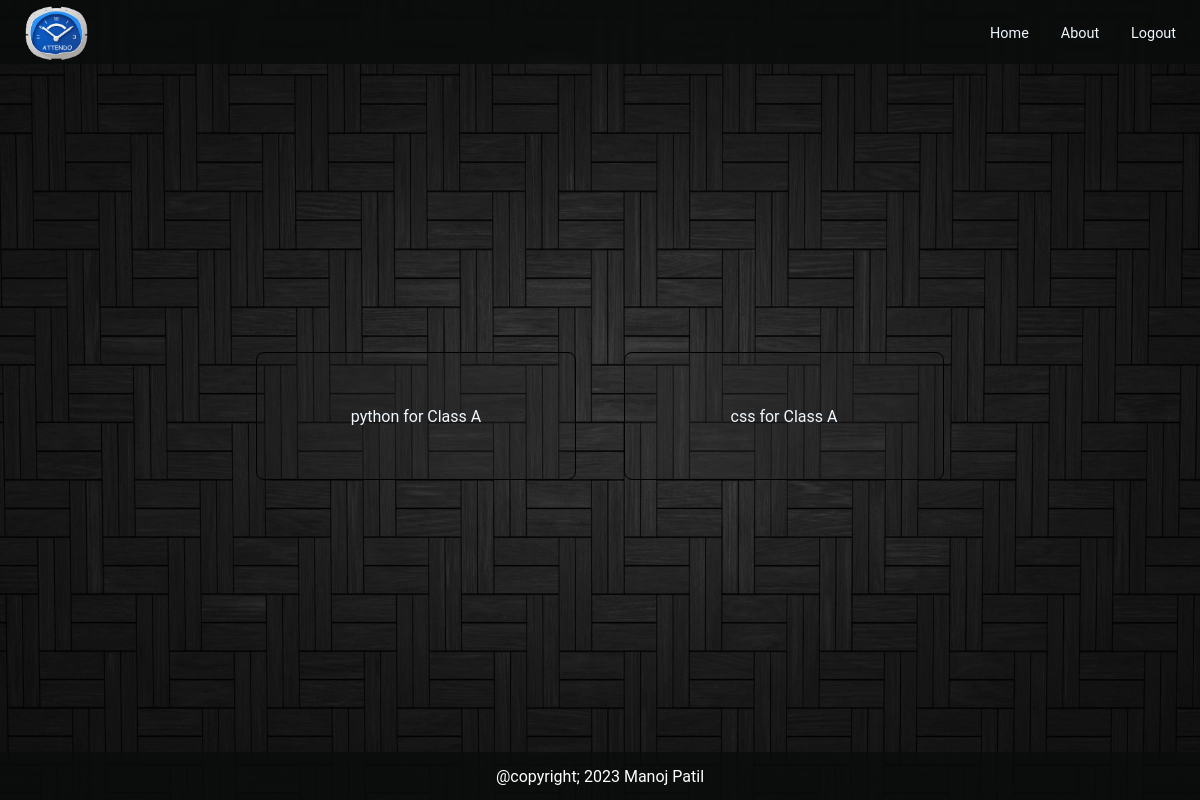
Screenshot of / (signed in) with the database file from the repository.
### mainapp/models.py (models this page shows, shortened)
class Subject(models.Model):
    name = models.CharField(max_length=200)
    sid = models.CharField(max_length=200,primary_key=True)
    Class = models.ForeignKey(Class,on_delete=models.CASCADE,null=True,blank=True)
    prof = models.ForeignKey(User,null=True,blank=True,on_delete=models.SET_NULL)
    partial = models.BooleanField(default=False)
    students= models.ManyToManyField(Student,blank=True)

class Class(models.Model):
    cid = models.CharField(max_length=200,primary_key=True)
    def __str__(self):
        return self.cid

### mainapp/views.py (the view)
# urls.py: 2. Add a URL to urlpatterns:  path('', views.home, name='home')
@login_required(login_url="/login/")
def home(request):
    data=Subject.objects.filter(prof=request.user)
    context={'data':data}
    return render(request,'mainapp/home.html',context=context)

### mainapp/templates/mainapp/home.html (shortened to what this page needs)
{% extends 'base.html' %}
{% load static %}
{% block css %}
    <link rel="stylesheet" href="{% static 'mainapp/home.css' %}">
{% endblock css %}
{% block content %}
    <div class="container">
        {% if user.is_superuser %}
        <a class="options" href="/edit/class">Add/edit class</a>
        <a class="options" href="/edit/prof">Add/edit Professor</a>
        <a class="options" href="/edit/sub">Add/edit Subjects </a>
        <a class="options" href="/edit/stud">Add/Edit Students</a>
        <a class="options" href="/edit/list">Add/Edit Students list</a>
        {% else %}
        {% for i in data %}
        <a class="options" href="prof/options/{{i.sid}}" style="text-decoration: none;">{{i.name}} for {{i.Class}}</a>
        {% endfor %}
        {% endif %}
    </div>
{% endblock content %}

### mainapp/static/base.css (style rules this page uses)
* { margin:0px; padding:0px; box-sizing: border-box; color: aliceblue; }
html,body { height:100%; width:100%; font-family: 'Roboto', sans-serif; color:aliceblue; z-index: -1; }
body { background: url('images/wallpaper.jpg'); background-repeat: no-repeat; background-size: cover; }

### mainapp/static/mainapp/home.css (style rules this page uses)
a { text-decoration: none; }
.container { display: flex; flex-wrap: wrap; width: 80%; position: relative; left: 10vw; justify-content: center; min-height: 80vh; align-items: center; gap: 3rem; height: 70vh; overflow: scroll; align-content: center; }
.container>* { border: solid 1px black; cursor: pointer; width:20rem; height:8rem; backdrop-filter: blur(100px); border-radius: .5rem; display: flex; align-items: center; justify-content: center; user-select: none; }

### rows the page displays
Subject: name "python", Class "Class A"
Subject: name "css", Class "Class A"
